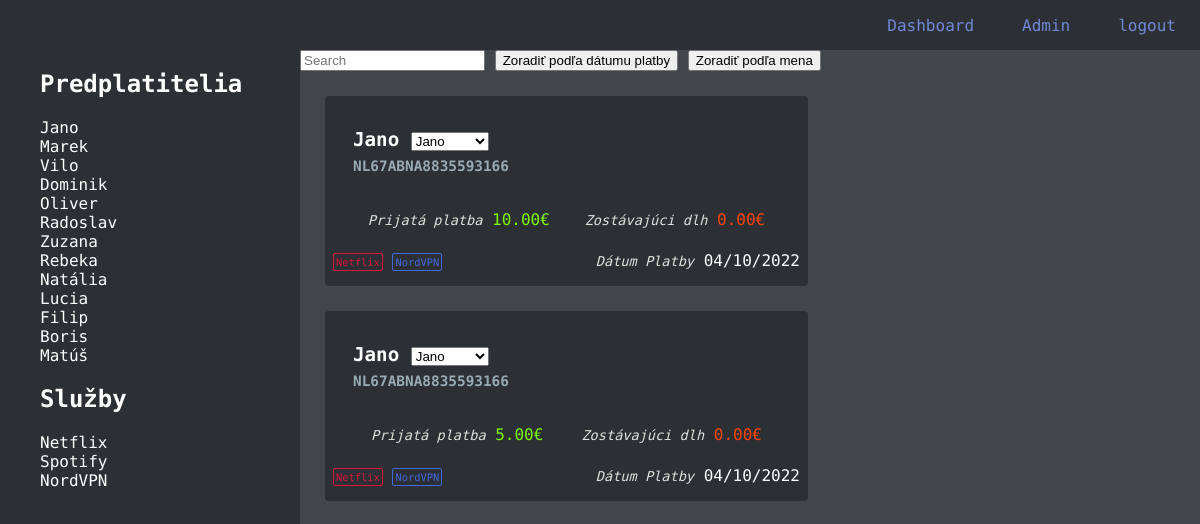
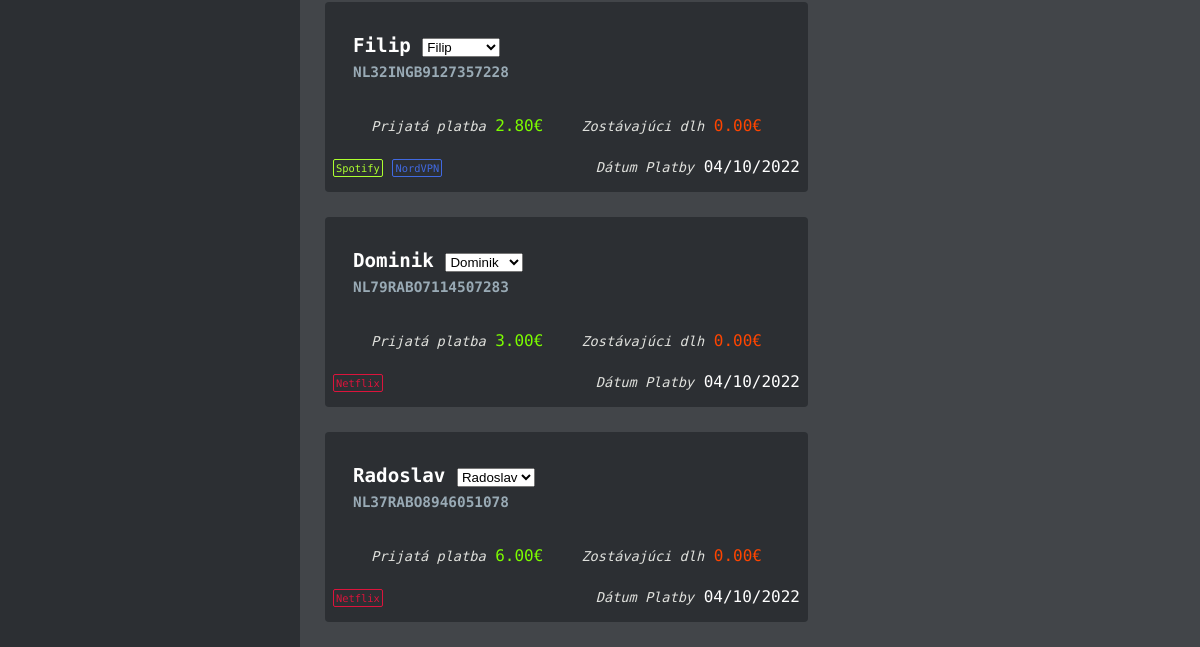
Before: / (signed in) with the older database file (2 pictures, top to bottom).
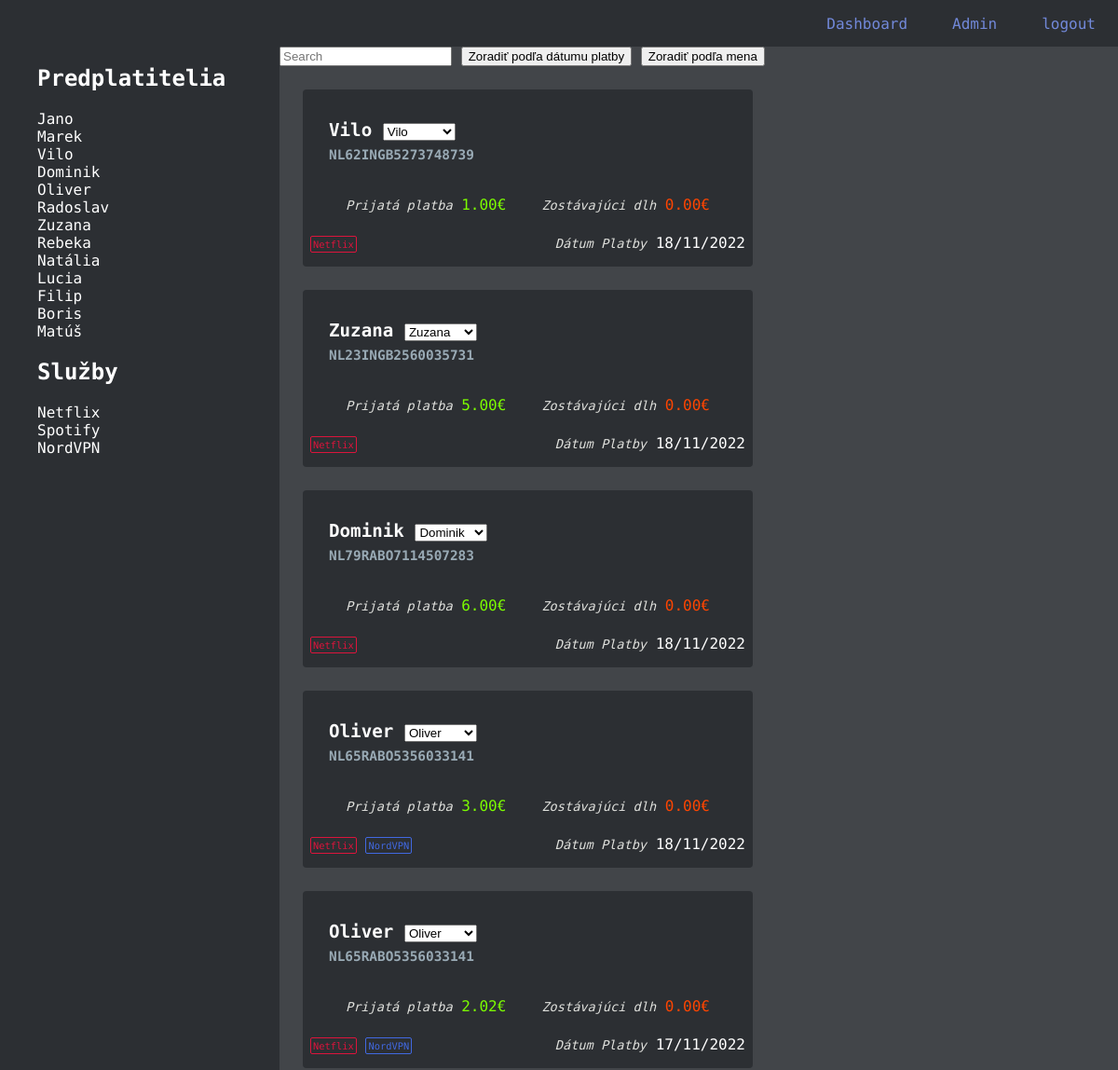
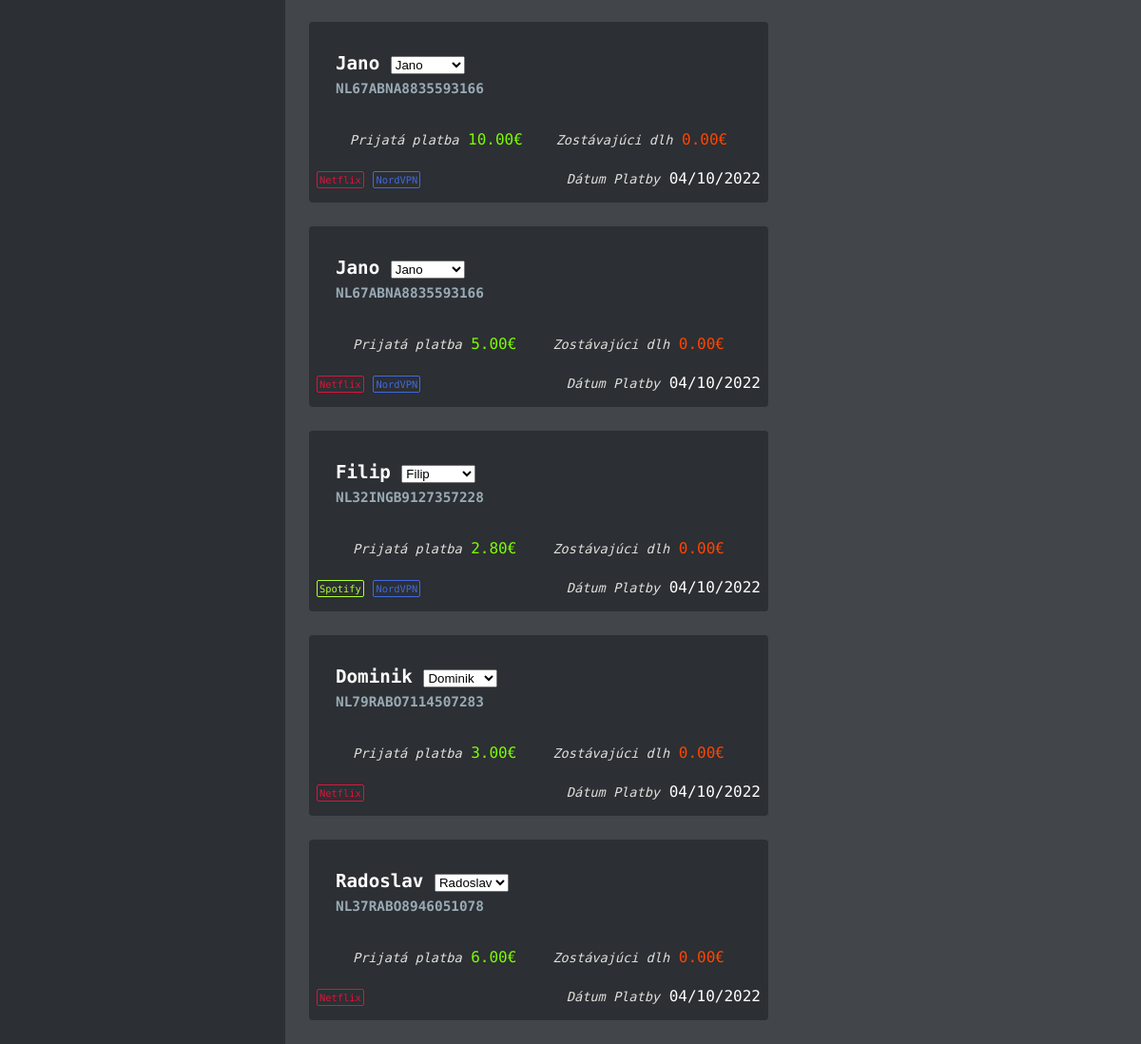
After: the same page with the newer database file (2 pictures, top to bottom).
### dashboard/models.py (models this page shows, shortened)
class Subscriber(models.Model):
    id = models.AutoField(primary_key=True)
    meno = models.CharField(max_length=60, null=True)
    iban = models.CharField(max_length=60, null=True, unique=True)
    skupina = models.ManyToManyField(to=PayingGroup)
    dlh = models.DecimalField(null=True, max_digits=6, decimal_places=2, default=0)

class Service(models.Model):
    id = models.AutoField(primary_key=True)
    nazov_sluzby = models.CharField(max_length=60, null=True, default="sluzba")
    cely_nazov_sluzby = models.CharField(max_length=60, null=True, default="Názov služby")
    hex_color_without_hashtag = models.CharField(max_length=6, default="ffffff")

class Payment(models.Model):
    subscriber = models.ForeignKey(Subscriber, on_delete=models.CASCADE)
    datum_platby = models.DateField(null=True, default=now())
    platba_suma = models.DecimalField(null=True, max_digits=6, decimal_places=2, default=0)
    active = models.BooleanField(default=True)

class PayingGroup(models.Model):
    id = models.AutoField(primary_key=True)
    nazov_skupiny = models.CharField(max_length=60, null=True)
    mesacne_na_cloveka = models.DecimalField(null=True, max_digits=6, decimal_places=2)
    dalsia_platba_datum = models.DateField(default=now())
    sluzba = models.ForeignKey(to=Service, on_delete=models.CASCADE, default=None)

### dashboard/views.py (the view)
# urls.py: path('', DashboardView.as_view(), name="dashboard"),
class DashboardView(TemplateView):
    template_name = "dashboard/dashboard.html"
    def get_context_data(self,*args, **kwargs):
        context = super(DashboardView, self).get_context_data(*args,**kwargs)
        context['payments'] = Payment.objects.all()
        context['service'] = Service.objects.all()
        context['subscriber'] = Subscriber.objects.all()
        return context

### dashboard/templates/dashboard/dashboard.html (shortened to what this page needs)
{% extends "dashboard/base.html" %}
{% load static %}
{% block content %}
<link rel="stylesheet" href="{% static 'dashboard.css' %}">
{% if user.is_authenticated %}
  <div class="dash-body">
    <div class="index">
      <div class="subs-index ii">
        <h2>Predplatitelia</h2>
        <ul>
          {% for sub in subscriber%}
          <li>{{sub.meno}}</li>
          {% endfor %}
        </ul>
      </div>
      <div class="services-index ii">
        <h2>Služby</h2>
        <ul>
          {% for sluzba in service%}
          <li>{{sluzba.cely_nazov_sluzby}}</li>
          {% endfor %}
        </ul>
      </div>
    </div>
    <div id="display-content">
      <input class="search" placeholder="Search" />
      <button class="sort" data-sort="datum-platby">
        Zoradiť podľa dátumu platby
      </button>
      <button class="sort" data-sort="meno">
        Zoradiť podľa mena
      </button>
      <div id="payment-history" class="list">
        {% for payment in payments|dictsortreversed:"datum_platby" %}
        <div class="payment ">
          <div class="top-row">
            <h2 class="meno">{{payment.subscriber.meno}}
              <select name="list-of-users" id="list-of-users" onchange="paymentChanged(this)">
                {% for sub in subscriber %}
                {% if sub.meno == payment.subscriber.meno %}
                <option value="{{sub.meno}}" selected>{{sub.meno}}</option>
                {% else %}
                <option value="{{sub.meno}}">{{sub.meno}}</option>
                {% endif %}
                {% endfor %}
              </select>
            </h2>
            <h3 class="iban">{{payment.subscriber.iban}}</h3>
          </div>
          <div class="middle-row">
            <div class="platba platba-text"><span class="payment-text">Prijatá platba</span> {{payment.platba_suma}}€</div>
            <div class="dlh dlh-text"><span class="payment-text">Zostávajúci dlh</span> {{payment.subscriber.dlh}}€</div>
          </div>
          <div class="bottom-row">
            <div class="tags">
              {% for skupina in payment.subscriber.skupina.all %}
              <span class="{{skupina.sluzba.nazov_sluzby}} tag">{{skupina.sluzba.cely_nazov_sluzby}}</span>
              {% endfor %}
            </div>
            <div class="datum-platby"><span class="payment-text">Dátum Platby</span> {{ payment.datum_platby|date:'d/m/Y'}}</div>
          </div>
          </div>
          {% endfor %}
      </div>
    </div>
  </div>
{% endif %}
{% endblock %}

### dashboard/templates/dashboard/base.html (shortened to what this page needs)
{% load static %}
<!DOCTYPE html>
<html lang="en">
<head>
    <link rel="stylesheet" href="{% static 'style.css' %}">
    <link rel="stylesheet" href="{% static 'header.css' %}">
</head>
<body>
    {% include "dashboard/header.html" %}
    {% block content %}
    {% endblock %}
</body>
</html>

### dashboard/templates/dashboard/header.html (shortened to what this page needs)
{% load static %}
{% block header %}
  <header>
    <ul>
      {% if user.is_authenticated %}
      <li><a href="/">Dashboard</a></li>
      {% endif %}
      {% if user.is_authenticated %}
      <li><a href="/admin">Admin</a></li>
      {% endif %}
      {% if user.is_authenticated %}
      <li><a href="/logout">logout</a></li>
      {% endif %}
    </ul>
  </header>
{% endblock %}

### static/style.css (style rules this page uses)
html,body { margin: 0; box-sizing: border-box; background-color: rgb(44, 47, 51); color: white; font-family: 'Roboto Mono', monospace; }
body { min-height: 100vh; }
a { color: #7289da; }

### static/header.css (style rules this page uses)
header { width: 100%; background-color: rgb(44, 47, 51); height: 50px; }
header ul { padding: 0; margin: 0; height: 50px; background-color: rgb(44, 47, 51); position: fixed; width: 100%; display: flex; justify-content: flex-end; align-items: center; list-style-type: none; }
header ul a { text-decoration: none; padding: 0 24px; }

### static/dashboard.css (style rules this page uses)
.dash-body { display: flex; justify-content: space-between; align-items: flex-start; flex-direction: row; width: 100%; }
ul { list-style-type: none; }
.index { min-width: 300px; height: calc(100vh - 50px); position: sticky; left: 0; top: 50px; overflow-y: auto; }
.subs-index, .services-index { width: 100%; height: auto; }
.ii h2 { padding-left: 40px; }
h2 { text-align: left; }
#display-content { width: 100%; min-height: calc(100vh - 50px); background-color: #424549; padding: 0; }
#payment-history { width: 100%; }
.payment { max-width: 467px; min-width: 375px; min-height: 180px; background-color: rgb(44, 47, 51); padding: 5px 8px; margin: 25px; display: flex; justify-content: space-around; align-items: flex-start; flex-direction: column; border-radius: 4px; }
.top-row { width: 100%; display: flex; justify-content: flex-start; align-items: flex-start; flex-direction: column; padding-left: 20px; }
.meno { margin-bottom: 5px; font-size: 1.2em; }
.iban { color: rgb(153, 170, 181); margin-top: 2px; font-size: 0.9em; }
.middle-row { display: flex; justify-content: space-evenly; align-items: center; flex-direction: row; width: 100%; }
.platba-text { color: lawngreen; }
.dlh-text { color: orangered; }
.payment-text { font-size: 0.85em; font-style: italic; color: #e0e1dd; }
.bottom-row { display: flex; justify-content: space-between; align-items: center; flex-direction: row; width: 100%; }
.tag { font-size: 0.65em; padding: 2px; border-radius: 2px; }
.netflix { color: crimson; border: 1px solid crimson; }
.spotify { color: greenyellow; border: 1px solid greenyellow; }
.nordvpn { color: royalblue; border: 1px solid royalblue; }

Changed rows visible on the page:
added Payment: subscriber.meno "Vilo", subscriber.iban "NL62INGB5273748739", platba_suma "1.00", subscriber.dlh "0.00", datum_platby "18/11/2022", PayingGroup (sluzba.cely_nazov_sluzby "Netflix")
added Payment: subscriber.meno "Zuzana", subscriber.iban "NL23INGB2560035731", platba_suma "5.00", subscriber.dlh "0.00", datum_platby "18/11/2022", PayingGroup (sluzba.cely_nazov_sluzby "Netflix")
added Payment: subscriber.meno "Dominik", subscriber.iban "NL79RABO7114507283", platba_suma "6.00", subscriber.dlh "0.00", datum_platby "18/11/2022", PayingGroup (sluzba.cely_nazov_sluzby "Netflix")
added Payment: subscriber.meno "Oliver", subscriber.iban "NL65RABO5356033141", platba_suma "3.00", subscriber.dlh "0.00", datum_platby "18/11/2022", PayingGroup (sluzba.cely_nazov_sluzby "Netflix"), PayingGroup (sluzba.cely_nazov_sluzby "NordVPN")
added Payment: subscriber.meno "Oliver", subscriber.iban "NL65RABO5356033141", platba_suma "2.02", subscriber.dlh "0.00", datum_platby "17/11/2022", PayingGroup (sluzba.cely_nazov_sluzby "Netflix"), PayingGroup (sluzba.cely_nazov_sluzby "NordVPN")
